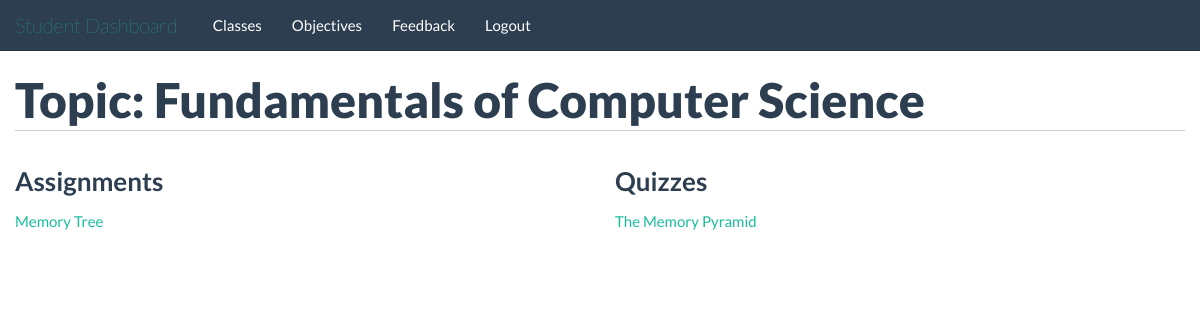
The app's page /students/topics/1/ (signed in) with its own data.
### tables this page shows
CREATE TABLE topics(
id INTEGER PRIMARY KEY,
class_id INTEGER,
name TEXT,
FOREIGN KEY(class_id) REFERENCES classes(id)
);

CREATE TABLE assignments(
id INTEGER PRIMARY KEY,
class_id INTEGER,
gets_file INTEGER,
turn_in INTEGER,
name TEXT,
description BLOB,
due_date TEXT, topic_id INTEGER,
FOREIGN KEY(class_id) REFERENCES classes(id)
);

CREATE TABLE quizzes(
id INTEGER PRIMARY KEY,
topic_id INTEGER,
number_easy INTEGER,
number_medium INTEGER,
number_hard INTEGER,
creator_id INTEGER,
class_id INTEGER, name text,
FOREIGN KEY(topic_id) REFERENCES topics(id),
FOREIGN KEY(creator_id) REFERENCES people(id),
FOREIGN KEY(class_id) REFERENCES classes(id)
);

### application/students.py (the view)
@app.route('/students/topics/<topic_id>/')
@validate_student
def student_topic_page(topic_id):
	topic_name = query_db("SELECT name FROM topics WHERE id=?;", [topic_id], one=True)
	return render_template('/students/topic_page.html', topic_name=str(topic_name[0]), assignments=get_topic_assign(topic_id), quizzes=get_topic_quiz(topic_id))

### application/db_connect.py (called while the page is built)
def get_db():
    db = getattr(g, '_database', None)
    if db is None:
        db = g._database = sqlite3.connect(DATABASE)
    return db

@app.teardown_appcontext
def close_connection(exception):
    db = getattr(g, '_database', None)
    if db is not None:
        db.close()

def query_db(query, args=(), one=False):
    cur = get_db().execute(query, args)
    returnval = cur.fetchall()
    cur.close()
    return (returnval[0] if returnval else None) if one else returnval

def validate_student(func):
	@wraps(func)
	def f(*args, **kwds):
		if not 'isTeacher' in session:
			return redirect("/")
		if session['isTeacher'] == 1:
			return redirect("/teachers/")
		return func(*args, **kwds)
	return f

def get_topic_assign(topic_id):
	assignment_data = query_db("select id, name, due_date from assignments where topic_id=?;", [topic_id])
	assignments = []
	for assignment in assignment_data:
		topic_assign_dict = {}
		topic_assign_dict['id'] = assignment[0]
		topic_assign_dict['name'] = str(assignment[1])
		topic_assign_dict['due_date'] = assignment[2]
		assignments.append(topic_assign_dict)
	return assignments

def get_topic_quiz(topic_id):
	quiz_data = query_db("select id, name from quizzes where topic_id=?;", [topic_id])
	quizzes = []
	for quiz in quiz_data:
		quiz_topic = {}
		quiz_topic['id'] = quiz[0]
		quiz_topic['name'] = quiz[1]
		quizzes.append(quiz_topic)
	return quizzes

### application/templates/students/topic_page.html (shortened to what this page needs)
{% extends "/students/base_template.html" %}
	{% block body %}
		<div class="container">
			<div class="row">
				<div class="span12">
					<h1>Topic: {{topic_name}}</h1>
				</div>
			</div>
			<div class="row">
				<div class="span6">
					<h2>Assignments</h2>
					<ul>
						{% for assignment in assignments %}
							<li><a href="/students/assignments/{{assignment.id}}/">{{assignment.name}}</a></li>
						{% endfor %}
					</ul>
				</div>
				<div class="span6">
					<h2>Quizzes</h2>
					<ul>
						{% for quiz in quizzes %}
							<li><a href="/students/quizzes/{{quiz.id}}/">{{quiz.name}}</a></li>
						{% endfor %}
					</ul>
				</div>
			</div>
		</div>
	{% endblock %}

### application/templates/students/base_template.html (style rules this page uses)
h1 { border-bottom: 1px solid #ccc; padding-bottom: 10px; margin-bottom: 20px; }
h2 { font-size: 26px; }

### application/templates/students/topic_page.html (style rules this page uses)
ul { list-style-type: none; margin: 0; }

### records on screen
topics: name "Fundamentals of Computer Science"
assignments: name "Memory Tree"
quizzes: name "The Memory Pyramid"

### other values on screen
{{ link_text|e }} "Classes" "Objectives" "Feedback" "Logout"
